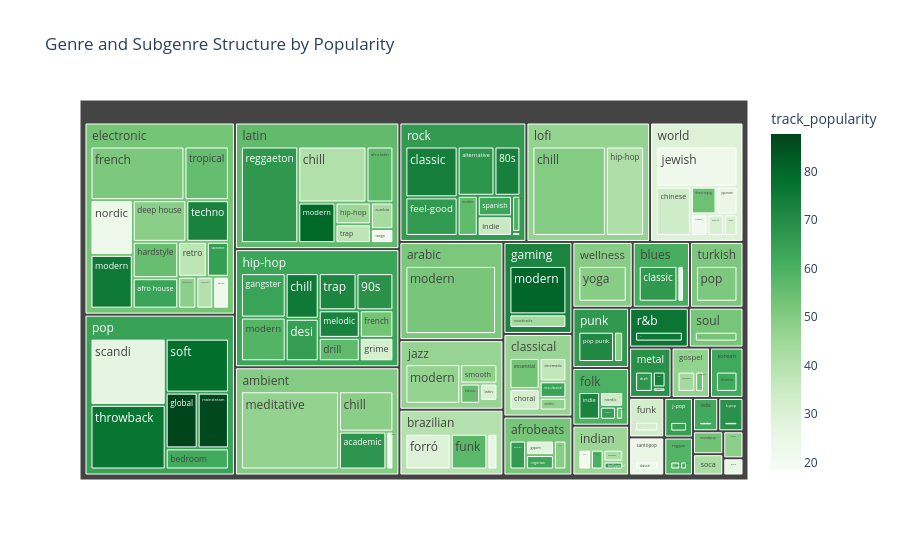

The notebook cell saved with this chart:
### Code cell
fig = px.treemap(
    df,
    path=["playlist_genre", "playlist_subgenre"],
    values=None,
    color="track_popularity",
    color_continuous_scale="Greens",
    title="Genre and Subgenre Structure by Popularity"
)

fig.show()

### Figure 1 — Plotly figure (JSON) as saved in the notebook; plotly's stock layout.template omitted (floating-point values rounded to 4 significant figures; data arrays with more than 128 entries replaced by an {"elided": "..."} marker saying what was removed)
{"data": [{"branchvalues": "total", "customdata": {"elided": "148x1 float values"}, "domain": {"x": [0, 1], "y": [0, 1]}, "hovertemplate": "labels=%{label}<br>count=%{value}<br>parent=%{parent}<br>id=%{id}<br>track_popularity=%{color}<extra></extra>", "ids": {"elided": "148 str values"}, "labels": {"elided": "148 str values"}, "marker": {"coloraxis": "coloraxis", "colors": {"elided": "148 float values"}}, "name": "", "parents": {"elided": "148 str values"}, "type": "treemap", "values": {"elided": "148 int values"}}], "layout": {"coloraxis": {"colorbar": {"title": {"text": "track_popularity"}}, "colorscale": [[0, "rgb(247,252,245)"], [0.125, "rgb(229,245,224)"], [0.25, "rgb(199,233,192)"], [0.375, "rgb(161,217,155)"], [0.5, "rgb(116,196,118)"], [0.625, "rgb(65,171,93)"], [0.75, "rgb(35,139,69)"], [0.875, "rgb(0,109,44)"], [1, "rgb(0,68,27)"]]}, "legend": {"tracegroupgap": 0}, "title": {"text": "Genre and Subgenre Structure by Popularity"}}}
